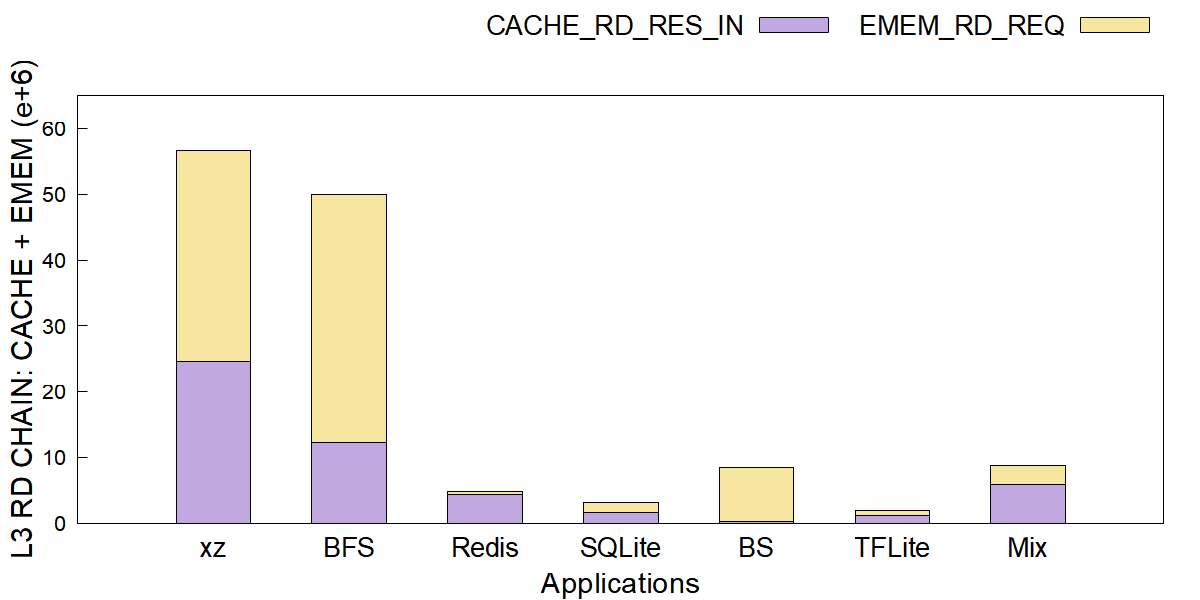

This chart was generated by the following gnuplot code:
# l3_rd_chain.plt - stacked composition, one bar per application.
#
# Style mirrors the paper bar charts (image/*.plt) via
# tools/gen_fig_plts.py: Arial 16/22/20, opaque fill with
# black segment borders, key outside top right, full
# 4-side frame (border 15), tics only on left y / bottom
# x (nomirror), xrange [0:8] centers the 7 applications.
#
# Stacked bars need the linear axis: values / 1e6,
# ylabel (e+6), coarse integer tics (1/2/5 x 10^k).
# Segments stack bottom -> top in the key order;
# boxxyerror draws each segment from the cumulative sum
# of the segments below up to the cumulative including
# itself, so zero-height segments are skipped.
#
# Data: fig/l3_rd_chain.dat (tools/path_data.py STACK_SPECS).
#
# Usage: gnuplot fig/l3_rd_chain.plt   (from the repo root)

set terminal pngcairo size 1200,600 enhanced font 'Arial,16'
set output 'fig/l3_rd_chain.png'

set ylabel 'L3 RD CHAIN: CACHE + EMEM (e+6)' font 'Arial,22'
set xlabel 'Applications' font 'Arial,22'

set style fill solid border -1

set yrange [0:65]
set format y '%.0f'
set ytics 10

set border 15
set ytics nomirror
set xtics nomirror

set xtics ('xz' 1, 'BFS' 2, 'Redis' 3, 'SQLite' 4, 'BS' 5, 'TFLite' 6, 'Mix' 7) font ',20'
set xrange [0:8]

set tmargin 4
set key outside top right horizontal font 'Arial,20'

C0 = "#C1A8E0"   # CACHE_RD_RES_IN
C1 = "#F7E6A0"   # EMEM_RD_REQ

plot 'fig/l3_rd_chain.dat' using ($0+1):((($2)) > (0) ? (($2))/1e6 : 1/0):(($0+1)-0.275):(($0+1)+0.275):(0/1e6):(($2)/1e6) with boxxyerror title 'CACHE\_RD\_RES\_IN' lc rgb C0, \
     '' using ($0+1):((($2+$3)) > (($2)) ? (($2+$3))/1e6 : 1/0):(($0+1)-0.275):(($0+1)+0.275):(($2)/1e6):(($2+$3)/1e6) with boxxyerror title 'EMEM\_RD\_REQ' lc rgb C1
